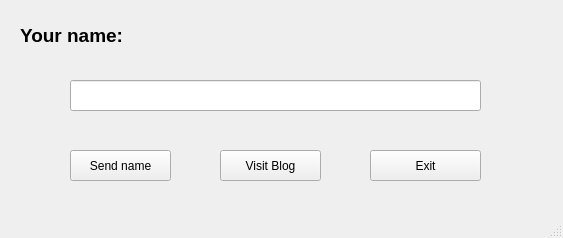
<?xml version="1.0" encoding="UTF-8"?>
<ui version="4.0">
 <class>MainWindow</class>
 <widget class="QMainWindow" name="MainWindow">
  <property name="geometry">
   <rect>
    <x>0</x>
    <y>0</y>
    <width>563</width>
    <height>238</height>
   </rect>
  </property>
  <property name="font">
   <font>
    <pointsize>9</pointsize>
   </font>
  </property>
  <property name="windowTitle">
   <string>Phong Bat</string>
  </property>
  <widget class="QWidget" name="centralwidget">
   <property name="font">
    <font>
     <pointsize>15</pointsize>
    </font>
   </property>
   <widget class="QLabel" name="label">
    <property name="geometry">
     <rect>
      <x>20</x>
      <y>10</y>
      <width>131</width>
      <height>51</height>
     </rect>
    </property>
    <property name="font">
     <font>
      <family>Arial</family>
      <pointsize>14</pointsize>
      <weight>75</weight>
      <bold>true</bold>
     </font>
    </property>
    <property name="text">
     <string>Your name:</string>
    </property>
   </widget>
   <widget class="QLineEdit" name="lineEdit">
    <property name="geometry">
     <rect>
      <x>70</x>
      <y>80</y>
      <width>411</width>
      <height>31</height>
     </rect>
    </property>
   </widget>
   <widget class="QPushButton" name="pushButtonSendname">
    <property name="geometry">
     <rect>
      <x>70</x>
      <y>150</y>
      <width>101</width>
      <height>31</height>
     </rect>
    </property>
    <property name="font">
     <font>
      <pointsize>9</pointsize>
     </font>
    </property>
    <property name="text">
     <string>Send name</string>
    </property>
   </widget>
   <widget class="QPushButton" name="pushButtonVBlog">
    <property name="geometry">
     <rect>
      <x>220</x>
      <y>150</y>
      <width>101</width>
      <height>31</height>
     </rect>
    </property>
    <property name="font">
     <font>
      <pointsize>9</pointsize>
     </font>
    </property>
    <property name="text">
     <string>Visit Blog</string>
    </property>
   </widget>
   <widget class="QPushButton" name="pushButtonExit">
    <property name="geometry">
     <rect>
      <x>370</x>
      <y>150</y>
      <width>111</width>
      <height>31</height>
     </rect>
    </property>
    <property name="font">
     <font>
      <pointsize>9</pointsize>
     </font>
    </property>
    <property name="text">
     <string>Exit</string>
    </property>
   </widget>
  </widget>
  <widget class="QMenuBar" name="menubar">
   <property name="geometry">
    <rect>
     <x>0</x>
     <y>0</y>
     <width>563</width>
     <height>26</height>
    </rect>
   </property>
  </widget>
  <widget class="QStatusBar" name="statusbar"/>
 </widget>
 <resources/>
 <connections/>
</ui>
